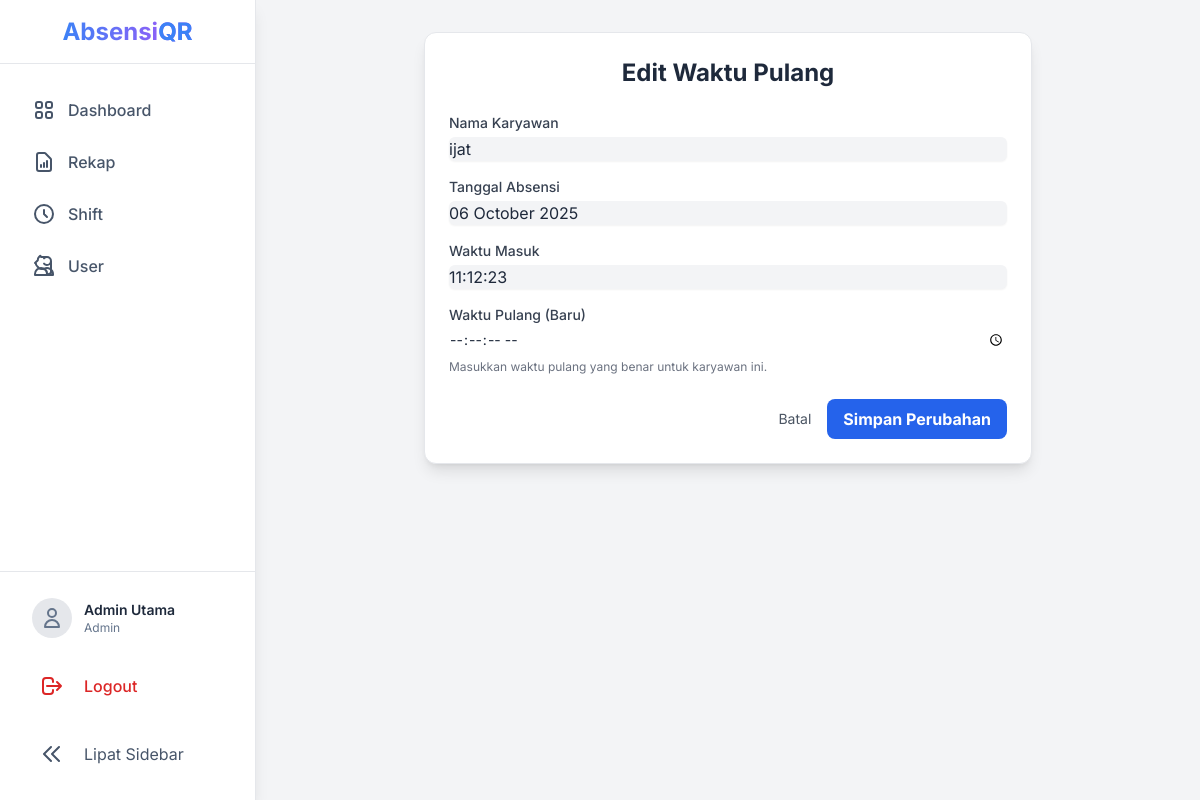
The app's page /src/admin/edit_absensi.php?id=11 (signed in) with its own data.
### tables this page shows
CREATE TABLE `absensi` (
  `id` int(11) NOT NULL,
  `user_id` int(11) NOT NULL,
  `tanggal_absensi` date NOT NULL,
  `waktu_masuk` time DEFAULT NULL,
  `waktu_keluar` time DEFAULT NULL,
  `status_masuk` enum('Tepat Waktu','Terlambat') DEFAULT NULL,
  `status_keluar` enum('Selesai','Pulang Cepat') DEFAULT NULL
);

CREATE TABLE `users` (
  `id` int(11) NOT NULL,
  `username` varchar(50) NOT NULL,
  `password` varchar(255) NOT NULL,
  `nama_lengkap` varchar(100) NOT NULL,
  `role` enum('admin','user') NOT NULL,
  `shift_id` int(11) DEFAULT NULL
);

### src/admin/edit_absensi.php (the view, shortened to what this page needs)
<?php
require_once __DIR__ . '/../layouts/header.php';
$absensi_id = $_GET['id'];
$stmt = $conn->prepare("SELECT a.*, u.nama_lengkap FROM absensi a JOIN users u ON a.user_id = u.id WHERE a.id = ?");
$stmt->bind_param("i", $absensi_id);
$stmt->execute();
$result = $stmt->get_result();
$absensi = $result->fetch_assoc();
?>
<div class="max-w-2xl mx-auto py-8 sm:px-6 lg:px-8">
    <div class="bg-white p-6 rounded-xl shadow-lg border border-gray-200">
        <h1 class="text-2xl font-bold mb-6 text-center">Edit Waktu Pulang</h1>
        <form action="proses_edit_absensi.php" method="POST">
            <div class="mb-4">
                <label class="block text-sm font-medium text-gray-700">Nama Karyawan</label>
                <input type="text" value="<?php echo htmlspecialchars($absensi['nama_lengkap']); ?>" class="mt-1 block w-full bg-gray-100 border-gray-300 rounded-md shadow-sm" readonly>
            </div>
            <div class="mb-4">
                <label class="block text-sm font-medium text-gray-700">Tanggal Absensi</label>
                <input type="text" value="<?php echo date("d F Y", strtotime($absensi['tanggal_absensi'])); ?>" class="mt-1 block w-full bg-gray-100 border-gray-300 rounded-md shadow-sm" readonly>
            </div>
            <div class="mb-4">
                <label class="block text-sm font-medium text-gray-700">Waktu Masuk</label>
                <input type="text" value="<?php echo $absensi['waktu_masuk']; ?>" class="mt-1 block w-full bg-gray-100 border-gray-300 rounded-md shadow-sm" readonly>
            </div>
            <div class="mb-6">
                <label for="waktu_keluar" class="block text-sm font-medium text-gray-700">Waktu Pulang (Baru)</label>
                <input type="time" name="waktu_keluar" id="waktu_keluar" step="1" required class="mt-1 block w-full border-gray-300 focus:outline-none focus:ring-blue-500 focus:border-blue-500 sm:text-sm rounded-md">
                <p class="mt-2 text-xs text-gray-500">Masukkan waktu pulang yang benar untuk karyawan ini.</p>
            </div>
            <div class="flex items-center justify-end gap-4">
                <a href="rekap.php" class="text-sm text-gray-600 hover:underline">Batal</a>
                <button type="submit" class="bg-blue-600 hover:bg-blue-700 text-white font-bold py-2 px-4 rounded-lg">
                    Simpan Perubahan
                </button>
            </div>
        </form>
    </div>
</div>
<?php require_once __DIR__ . '/../layouts/footer.php'; ?>

### src/layouts/header.php (style rules this page uses)
body { font-family: 'Inter', sans-serif; }

### records on screen
absensi: user.nama_lengkap "ijat", tanggal_absensi "06 October 2025", waktu_masuk "11:12:23"

### other values on screen
$_SESSION['nama_lengkap'] "Admin Utama"
$_SESSION['role'] "Admin"
